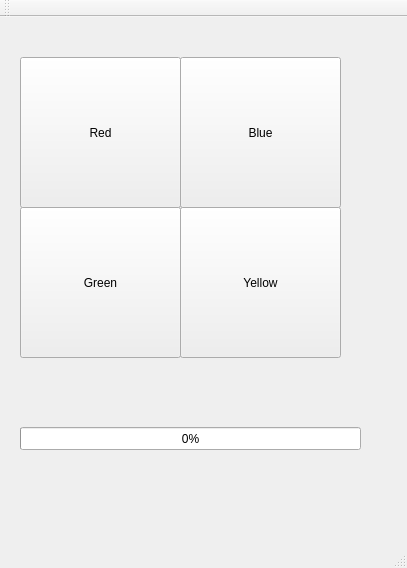
<?xml version="1.0" encoding="UTF-8"?>
<ui version="4.0">
 <class>MainWindow</class>
 <widget class="QMainWindow" name="MainWindow">
  <property name="geometry">
   <rect>
    <x>0</x>
    <y>0</y>
    <width>407</width>
    <height>568</height>
   </rect>
  </property>
  <property name="windowTitle">
   <string>MainWindow</string>
  </property>
  <widget class="QWidget" name="centralWidget">
   <widget class="QPushButton" name="pushButton_red">
    <property name="geometry">
     <rect>
      <x>20</x>
      <y>40</y>
      <width>161</width>
      <height>151</height>
     </rect>
    </property>
    <property name="text">
     <string>Red</string>
    </property>
   </widget>
   <widget class="QPushButton" name="pushButton_blue">
    <property name="geometry">
     <rect>
      <x>180</x>
      <y>40</y>
      <width>161</width>
      <height>151</height>
     </rect>
    </property>
    <property name="text">
     <string>Blue</string>
    </property>
   </widget>
   <widget class="QPushButton" name="pushButton_green">
    <property name="geometry">
     <rect>
      <x>20</x>
      <y>190</y>
      <width>161</width>
      <height>151</height>
     </rect>
    </property>
    <property name="text">
     <string>Green</string>
    </property>
   </widget>
   <widget class="QPushButton" name="pushButton_yellow">
    <property name="geometry">
     <rect>
      <x>180</x>
      <y>190</y>
      <width>161</width>
      <height>151</height>
     </rect>
    </property>
    <property name="text">
     <string>Yellow</string>
    </property>
   </widget>
   <widget class="QProgressBar" name="progressBar">
    <property name="geometry">
     <rect>
      <x>20</x>
      <y>410</y>
      <width>341</width>
      <height>23</height>
     </rect>
    </property>
    <property name="value">
     <number>0</number>
    </property>
   </widget>
  </widget>
  <widget class="QMenuBar" name="menuBar">
   <property name="geometry">
    <rect>
     <x>0</x>
     <y>0</y>
     <width>407</width>
     <height>21</height>
    </rect>
   </property>
  </widget>
  <widget class="QToolBar" name="mainToolBar">
   <attribute name="toolBarArea">
    <enum>TopToolBarArea</enum>
   </attribute>
   <attribute name="toolBarBreak">
    <bool>false</bool>
   </attribute>
  </widget>
  <widget class="QStatusBar" name="statusBar"/>
 </widget>
 <layoutdefault spacing="6" margin="11"/>
 <resources/>
 <connections/>
</ui>
